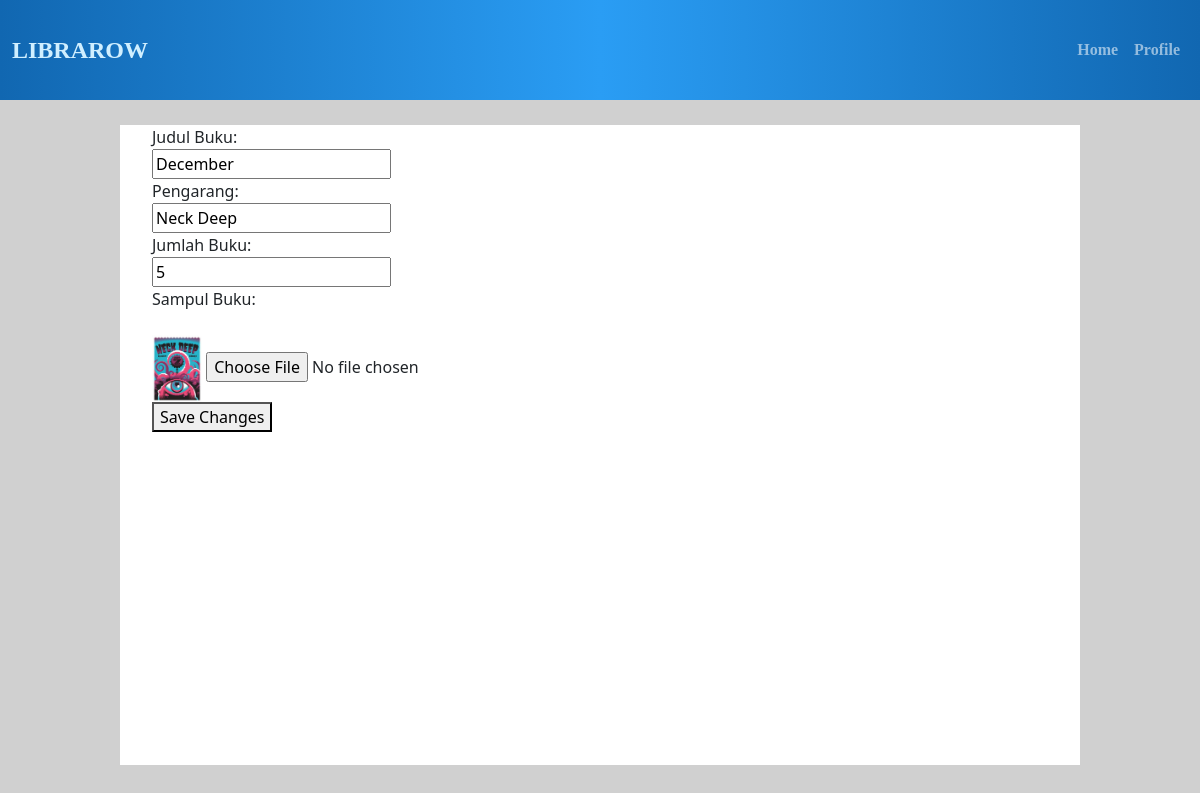
/edit_book.php?id=6 (signed in), run on the app's committed database.
### tables this page shows
CREATE TABLE `buku` (
  `id` int(11) NOT NULL,
  `nama` varchar(50) NOT NULL,
  `pengarang` varchar(50) NOT NULL,
  `available` int(11) NOT NULL,
  `sampul` varchar(100) DEFAULT NULL,
  `kategori` varchar(25) NOT NULL
);

### functions.php (called while the page is built, shortened)
<?php
$conn = mysqli_connect('localhost','root','','librarow');
function query($query){
    global $conn;
    $result = mysqli_query($conn,$query);
    $row = [];
    while($dbs = mysqli_fetch_assoc($result)){
        $row[] = $dbs;
    }
    return $row;
}
?>

### edit_book.php (the view, shortened to what this page needs)
<?php
include 'functions.php';
$id = $_GET['id'];
$book = query("SELECT * FROM buku WHERE id = '$id'")[0];
?>
<!DOCTYPE html>
<html lang="en">
<head>
    <link rel="stylesheet" href="bootstrap/css/bootstrap.min.css">
    <link rel="stylesheet" href="css/admin_page.css">
</head>
<body style="background-color: #D0D0D0;">
    <nav class="navbar sticky-top navbar-expand-sm navbar-dark" style="color: #D0EFFF;">
        <div class="container-fluid ">
            <a class="navbar-brand " href="login.php">LIBRAROW</a>
            <div class="nav navbar-custom" id="navbarSupportedContent" style="color: #D0EFFF !important;">
                <ul class="navbar-nav ms-auto">
                    <li class="nav-item">
                        <a class="nav-link" href="admin_page.php">Home</a>
                    </li>
                    <li class="nav-item">
                        <a class="nav-link" href="profile_pustakawan.php">Profile</a>
                    </li>
                </ul>
            </div>
        </div>
    </nav>
    <div class="addbookbox">
        <div class="insidebookbox">
            <form action="" method="post" enctype="multipart/form-data">
            <ul>
                <li>
                <label for="name">Judul Buku: </label>
            <input type="text" name="name" id="name" value="<?=$book["nama"]?>">
                </li>
                <li>
                <label for="pengarang">Pengarang: </label>
            <input type="text" name="pengarang" id="pengarang" value="<?=$book["pengarang"]?>">
                </li>
                <li>
                <label for="jumlah">Jumlah Buku: </label>
            <input type="number" name="jumlah" id="jumlah" value="<?=$book["available"]?>">
                </li>
                <li>
                <label for="sampul">Sampul Buku: </label> <br>
                <img src="img/<?=$book["sampul"]?>" width="50" alt="<?=$book['nama']?>">
            <input type="file" name="sampul" id="sampul" >
                </li>
            <li>
                <button type="submit" name="submit">Save Changes</button>
            </li>
            </ul>
            </form>
        </div>
    </div>
</body>
</html>

### css/admin_page.css (style rules this page uses)
.navbar { min-height: 100px; background-image: linear-gradient(to right, #1167b1, #2a9df4, #1167b1); }
.navbar-brand { text-align: left; font-weight: bold; font-size: 24px; font-family: Title !important; color: #d0efff !important; }
.navbar-brand, .navbar-custom { text-align: left; font-weight: bold; font-family: Title !important; color: #d0efff !important; }
.addbookbox { margin: auto; margin-top: 25px; height: 80vh; width: 80%; background-color: white; }
.addbookbox ul { list-style-type: none; }
.addbookbox label { display:block; }

### data on the page
buku: name "December", pengarang "Neck Deep", jumlah "5", sampul (picture)
